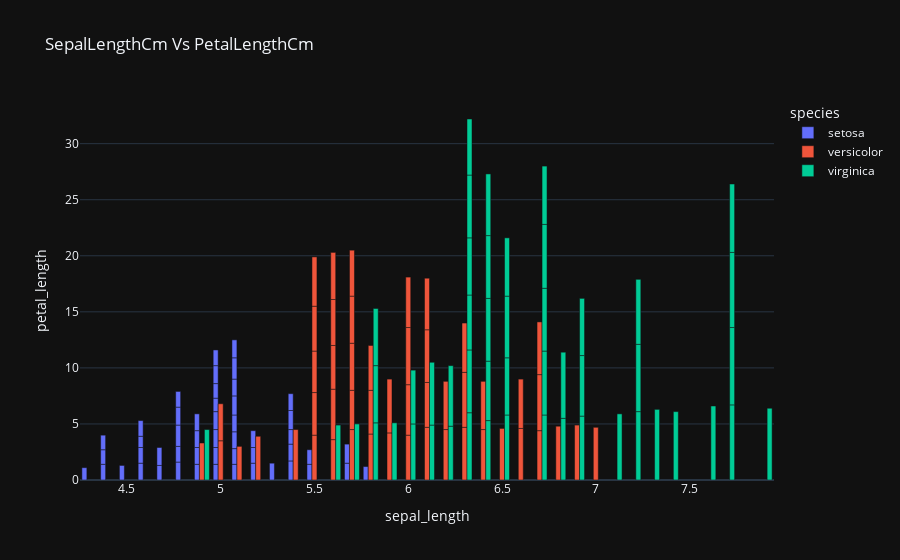

This figure's notebook cell:
### Code cell
px.bar(df,x = "sepal_length", y = "petal_length",color = "species",barmode="group",title='SepalLengthCm Vs PetalLengthCm',template = "plotly_dark" )

### Figure 1 — Plotly figure (JSON) as saved in the notebook; plotly's stock layout.template omitted (floating-point values rounded to 4 significant figures)
{"data": [{"alignmentgroup": "True", "hovertemplate": "species=setosa<br>sepal_length=%{x}<br>petal_length=%{y}<extra></extra>", "legendgroup": "setosa", "marker": {"color": "#636efa", "pattern": {"shape": ""}}, "name": "setosa", "offsetgroup": "setosa", "orientation": "v", "showlegend": true, "textposition": "auto", "type": "bar", "x": [5.1, 4.9, 4.7, 4.6, 5, 5.4, 4.6, 5, 4.4, 4.9, 5.4, 4.8, 4.8, 4.3, 5.8, 5.7, 5.4, 5.1, 5.7, 5.1, 5.4, 5.1, 4.6, 5.1, 4.8, 5, 5, 5.2, 5.2, 4.7, 4.8, 5.4, 5.2, 5.5, 4.9, 5, 5.5, 4.9, 4.4, 5.1, 5, 4.5, 4.4, 5, 5.1, 4.8, 5.1, 4.6, 5.3, 5], "xaxis": "x", "y": [1.4, 1.4, 1.3, 1.5, 1.4, 1.7, 1.4, 1.5, 1.4, 1.5, 1.5, 1.6, 1.4, 1.1, 1.2, 1.5, 1.3, 1.4, 1.7, 1.5, 1.7, 1.5, 1, 1.7, 1.9, 1.6, 1.6, 1.5, 1.4, 1.6, 1.6, 1.5, 1.5, 1.4, 1.5, 1.2, 1.3, 1.5, 1.3, 1.5, 1.3, 1.3, 1.3, 1.6, 1.9, 1.4, 1.6, 1.4, 1.5, 1.4], "yaxis": "y"}, {"alignmentgroup": "True", "hovertemplate": "species=versicolor<br>sepal_length=%{x}<br>petal_length=%{y}<extra></extra>", "legendgroup": "versicolor", "marker": {"color": "#EF553B", "pattern": {"shape": ""}}, "name": "versicolor", "offsetgroup": "versicolor", "orientation": "v", "showlegend": true, "textposition": "auto", "type": "bar", "x": [7, 6.4, 6.9, 5.5, 6.5, 5.7, 6.3, 4.9, 6.6, 5.2, 5, 5.9, 6, 6.1, 5.6, 6.7, 5.6, 5.8, 6.2, 5.6, 5.9, 6.1, 6.3, 6.1, 6.4, 6.6, 6.8, 6.7, 6, 5.7, 5.5, 5.5, 5.8, 6, 5.4, 6, 6.7, 6.3, 5.6, 5.5, 5.5, 6.1, 5.8, 5, 5.6, 5.7, 5.7, 6.2, 5.1, 5.7], "xaxis": "x", "y": [4.7, 4.5, 4.9, 4, 4.6, 4.5, 4.7, 3.3, 4.6, 3.9, 3.5, 4.2, 4, 4.7, 3.6, 4.4, 4.5, 4.1, 4.5, 3.9, 4.8, 4, 4.9, 4.7, 4.3, 4.4, 4.8, 5, 4.5, 3.5, 3.8, 3.7, 3.9, 5.1, 4.5, 4.5, 4.7, 4.4, 4.1, 4, 4.4, 4.6, 4, 3.3, 4.2, 4.2, 4.2, 4.3, 3, 4.1], "yaxis": "y"}, {"alignmentgroup": "True", "hovertemplate": "species=virginica<br>sepal_length=%{x}<br>petal_length=%{y}<extra></extra>", "legendgroup": "virginica", "marker": {"color": "#00cc96", "pattern": {"shape": ""}}, "name": "virginica", "offsetgroup": "virginica", "orientation": "v", "showlegend": true, "textposition": "auto", "type": "bar", "x": [6.3, 5.8, 7.1, 6.3, 6.5, 7.6, 4.9, 7.3, 6.7, 7.2, 6.5, 6.4, 6.8, 5.7, 5.8, 6.4, 6.5, 7.7, 7.7, 6, 6.9, 5.6, 7.7, 6.3, 6.7, 7.2, 6.2, 6.1, 6.4, 7.2, 7.4, 7.9, 6.4, 6.3, 6.1, 7.7, 6.3, 6.4, 6, 6.9, 6.7, 6.9, 5.8, 6.8, 6.7, 6.7, 6.3, 6.5, 6.2, 5.9], "xaxis": "x", "y": [6, 5.1, 5.9, 5.6, 5.8, 6.6, 4.5, 6.3, 5.8, 6.1, 5.1, 5.3, 5.5, 5, 5.1, 5.3, 5.5, 6.7, 6.9, 5, 5.7, 4.9, 6.7, 4.9, 5.7, 6, 4.8, 4.9, 5.6, 5.8, 6.1, 6.4, 5.6, 5.1, 5.6, 6.1, 5.6, 5.5, 4.8, 5.4, 5.6, 5.1, 5.1, 5.9, 5.7, 5.2, 5, 5.2, 5.4, 5.1], "yaxis": "y"}], "layout": {"barmode": "group", "legend": {"title": {"text": "species"}, "tracegroupgap": 0}, "title": {"text": "SepalLengthCm Vs PetalLengthCm"}, "xaxis": {"anchor": "y", "domain": [0, 1], "title": {"text": "sepal_length"}}, "yaxis": {"anchor": "x", "domain": [0, 1], "title": {"text": "petal_length"}}}}
